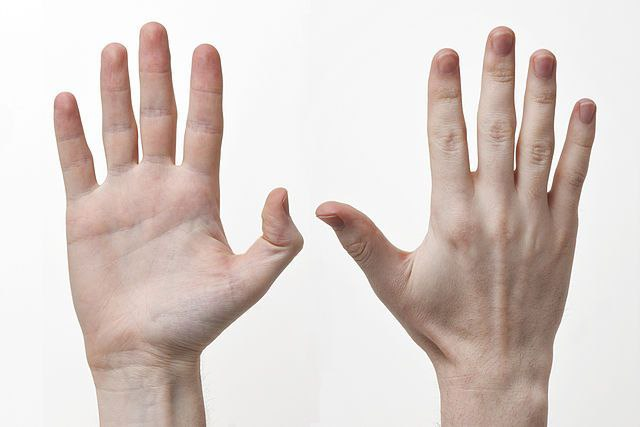
#> input picture Images/1.jpg, 640 x 427 px, found by its file name
$ python hand_gesture.py
#> lines starting #> are read from the running program, lines starting #| are printed output that depends on the picture; after the words box and inside, x2 and y2 are one past the last pixel; in counts of white or black regions, pixels touching at a corner belong together
import cv2 as cv
import numpy as np


def nothing(x):
    pass


def createTrackbar():
    cv.namedWindow("Thresholding")
    cv.createTrackbar("LH", "Thresholding", 0, 255, nothing)
    cv.namedWindow("Thresholding")
    cv.createTrackbar("LS", "Thresholding", 0, 255, nothing)
    cv.namedWindow("Thresholding")
    cv.createTrackbar("LV", "Thresholding", 0, 255, nothing)
    cv.namedWindow("Thresholding")
    cv.createTrackbar("UH", "Thresholding", 0, 255, nothing)
    cv.namedWindow("Thresholding")
    cv.createTrackbar("US", "Thresholding", 0, 255, nothing)
    cv.namedWindow("Thresholding")
    cv.createTrackbar("UV", "Thresholding", 0, 255, nothing)


img = cv.imread('./Images/1.jpg')
#> img is the input picture: shape (427, 640, 3); mean B, G, R 201.4, 206.4, 218.2

gray = cv.cvtColor(img, cv.COLOR_BGR2GRAY)
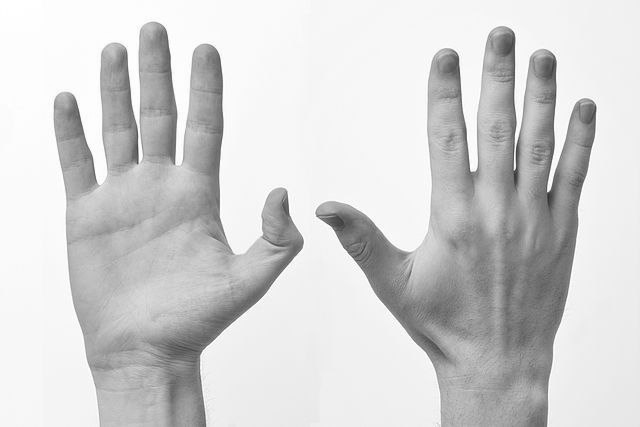
#> gray: shape (427, 640); min 45, max 255, mean 209.4

# cv.imshow("gray" ,gray)

_, threshimg = cv.threshold(gray, 127, 255, cv.THRESH_BINARY)
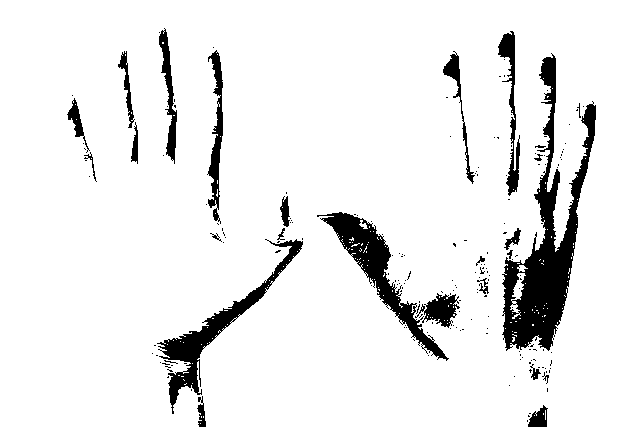
#> threshimg: shape (427, 640); 91.9% white; 194 black regions (169 under 20 px), largest, box (x1, y1, x2, y2) and area: (502, 53, 596, 351) 8465, (317, 212, 449, 361) 3543, (157, 239, 303, 414) 3256

# cv.imshow("thresh" , threshimg)

createTrackbar()

while True:
    LH = cv.getTrackbarPos("LH", "Thresholding")
    LS = cv.getTrackbarPos("LS", "Thresholding")
    LV = cv.getTrackbarPos("LV", "Thresholding")
    UH = cv.getTrackbarPos("UH", "Thresholding")
    US = cv.getTrackbarPos("US", "Thresholding")
    UV = cv.getTrackbarPos("UV", "Thresholding")
    # [6 lines of commented-out code are left out]
    img_hsv = cv.cvtColor(img, cv.COLOR_BGR2HSV)
#> img_hsv: shape (427, 640, 3); mean H, S, V 12.1, 24.8, 218.4

    lower = np.array([LH, LS, LV])
    upper = np.array([UH, US, UV])
    thresh_img = cv.inRange(img, lower, upper)
#> thresh_img: shape (427, 640); every value is 0

    img_hsv = cv.inRange(img, lower, upper)
    # _ , threshimg = cv.threshold(gray , T , 255  , cv.THRESH_BINARY)
    cv.imshow("hsv_image", thresh_img)
    imageCopy = img.copy()
    contour, _ = cv.findContours(thresh_img, cv.RETR_EXTERNAL, cv.CHAIN_APPROX_NONE) #CHAIN_APPROX_SIMPLE
#> contour = []
    # print(contour)
    cv.drawContours(imageCopy, contour, 1, (255, 0, 0), 2)
    cv.imshow("image", imageCopy)

    key = cv.waitKey(1)
#> (key q is pressed here)
    if key == ord(' ') or key == ord('q'):
        break
cv.destroyAllWindows()
cv.waitKey()

$ run again, with Images/3.jpg copied over Images/1.jpg
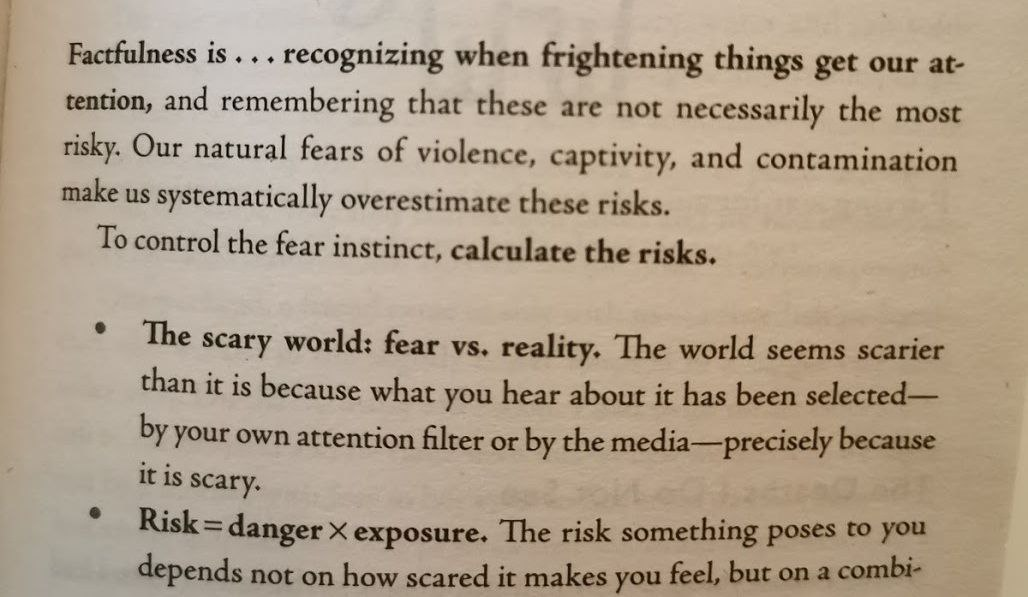
#> input picture Images/3.jpg, 1028 x 597 px, found by its file name
#> img is the input picture: shape (597, 1028, 3); mean B, G, R 138.7, 158.5, 174.6
#> `gray = cv.cvtColor(img, cv.COLOR_BGR2GRAY)`:
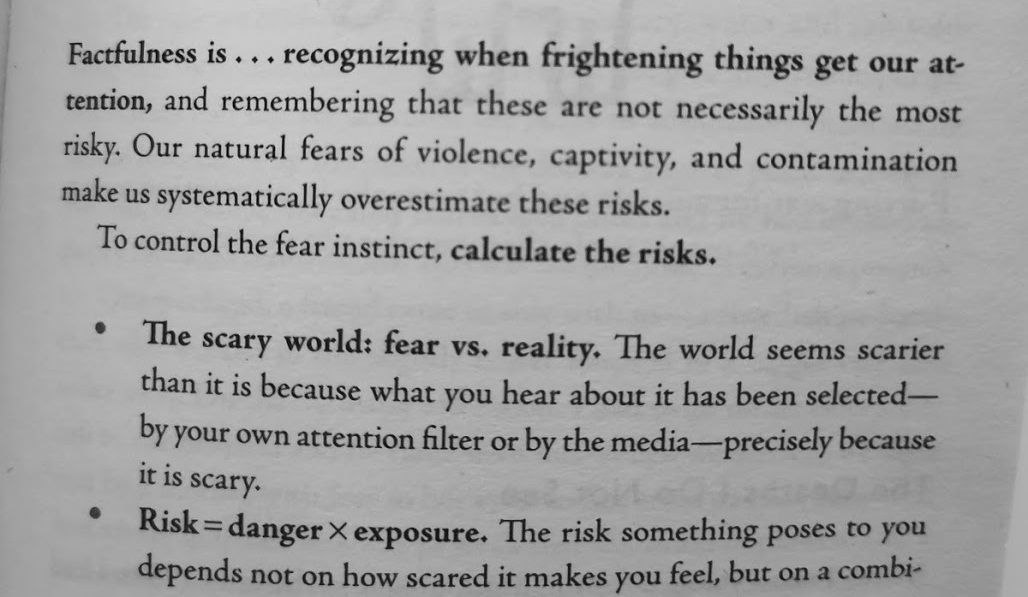
#> gray: shape (597, 1028); min 1, max 220, mean 161.1
#> `_, threshimg = cv.threshold(gray, 127, 255, cv.THRESH_BINARY)`:
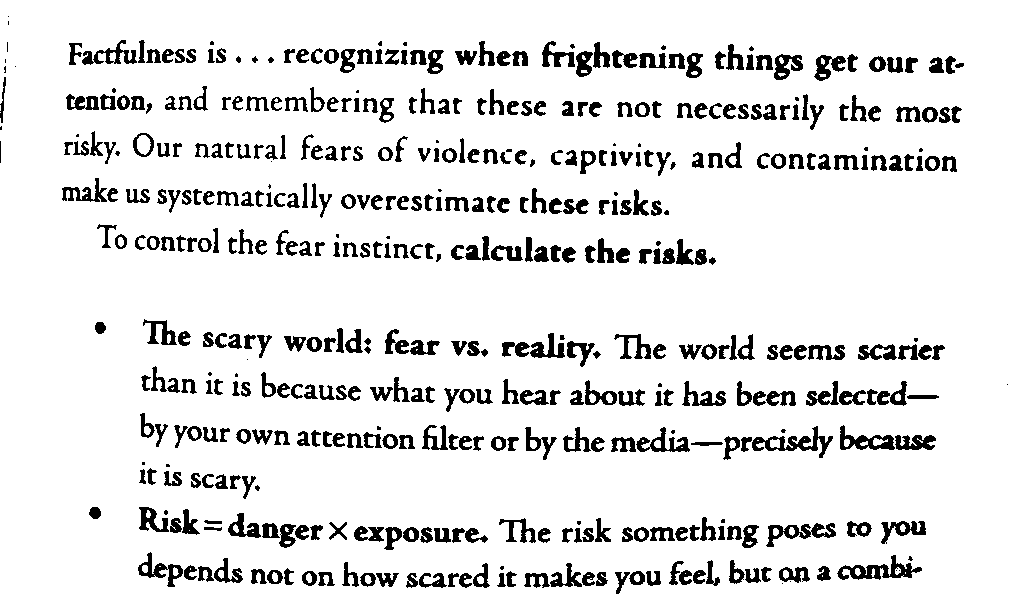
#> threshimg: shape (597, 1028); 89.7% white; 485 black regions (51 under 20 px), largest, box (x1, y1, x2, y2) and area: (837, 555, 922, 580) 807, (752, 426, 833, 458) 786, (766, 523, 836, 547) 656
#> img_hsv: shape (597, 1028, 3); mean H, S, V 16.5, 57.4, 174.6
#> thresh_img: shape (597, 1028); every value is 0
#> contour = []
